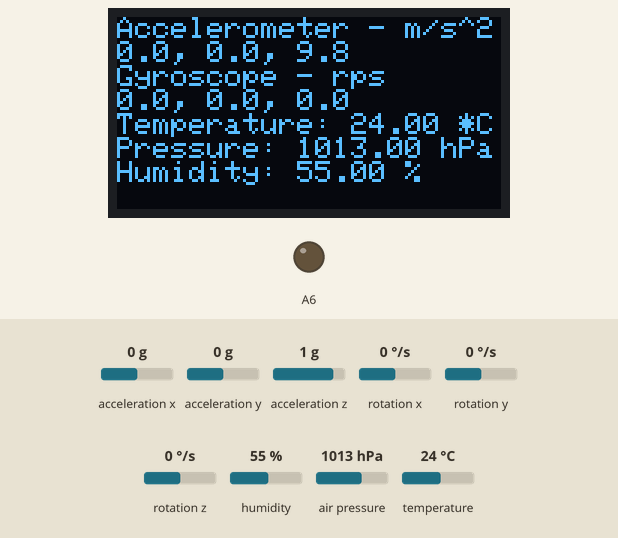
The program below on a simulated Arduino Nano RP2040 Connect. Shown: 128×64 one-colour display, output pins drawn as LEDs (lit = HIGH). The inputs (shaded band) are chosen by the test bench; at power-on: temperature 24 °C, acceleration x 0 g, acceleration y 0 g, acceleration z 1 g, rotation x 0 °/s, rotation y 0 °/s, rotation z 0 °/s, humidity 55 %, air pressure 1013 hPa. The display library's start-up logo is not drawn; what the program prints to the serial monitor is not drawn.

Above: at 1.7 s.
1.8 s: temperature set to 20.6 °C
At 3.1 s:
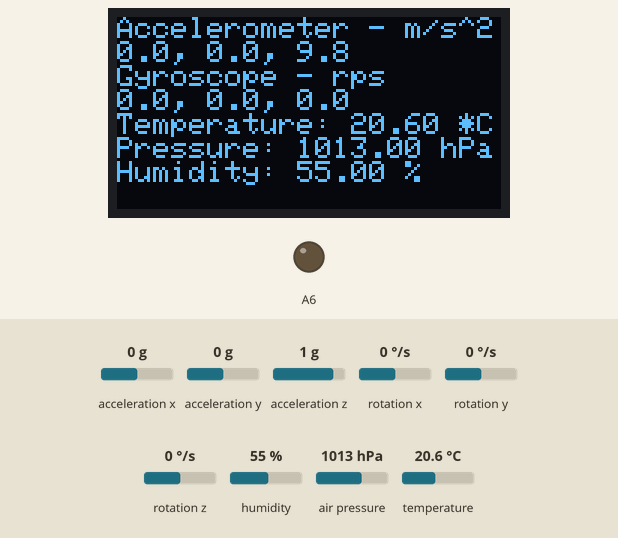
3.4 s: temperature set to 19.5 °C
At 4.2 s:
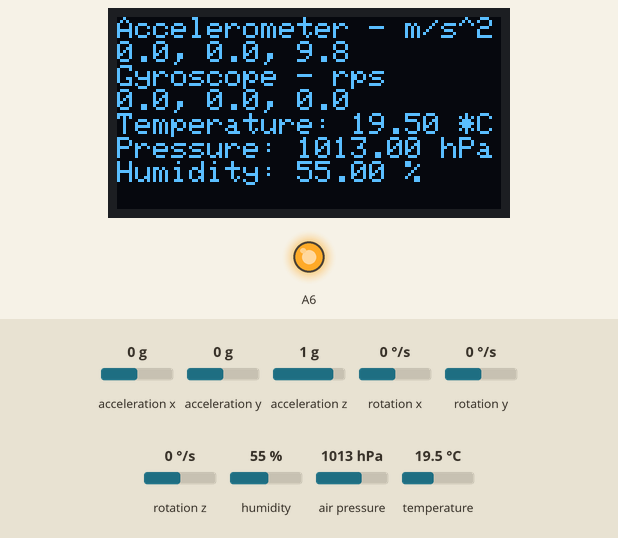
5.0 s: acceleration x set to -0.8 g
At 6.3 s:
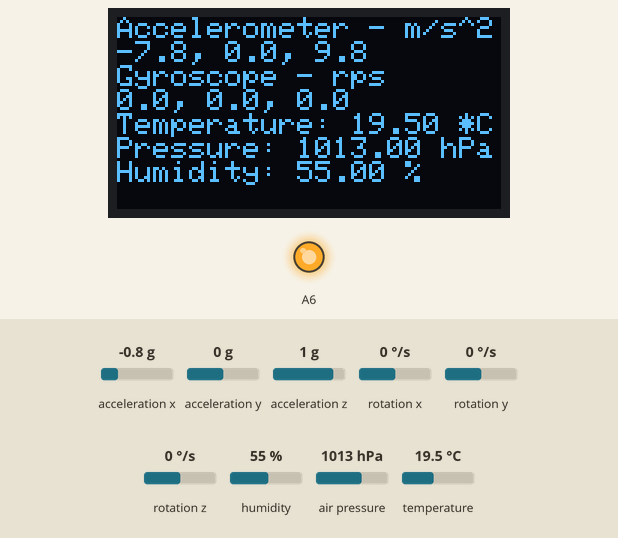
6.6 s: acceleration y set to -1.4 g
At 7.5 s:
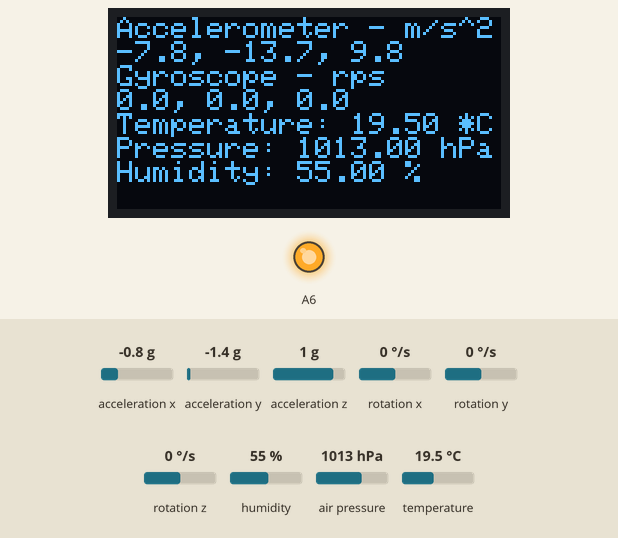
8.2 s: acceleration z set to -1.4 g
At 9.4 s:
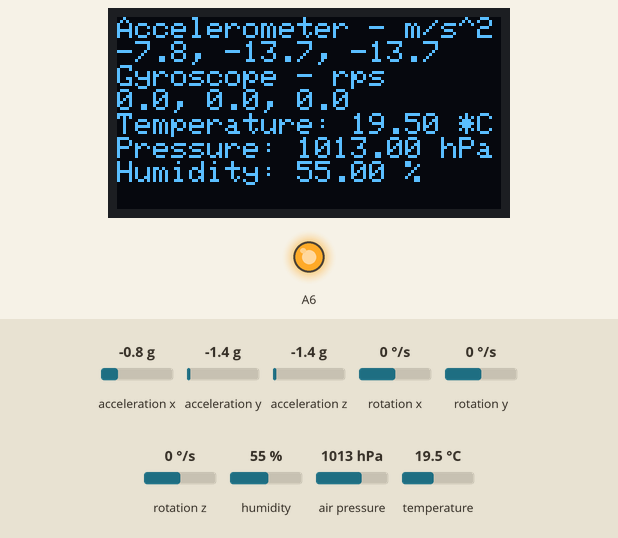
9.7 s: rotation x set to -192 °/s
At 10.6 s:
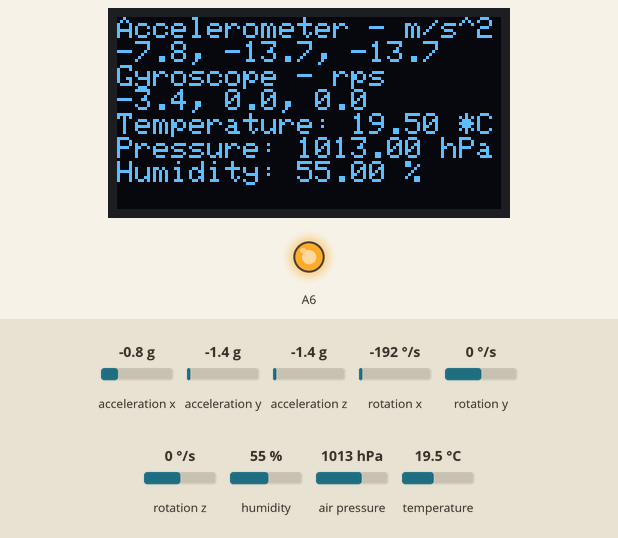
Timing chart, 0 to 12.2 s (numbered marks = the images above; inputs shaded):
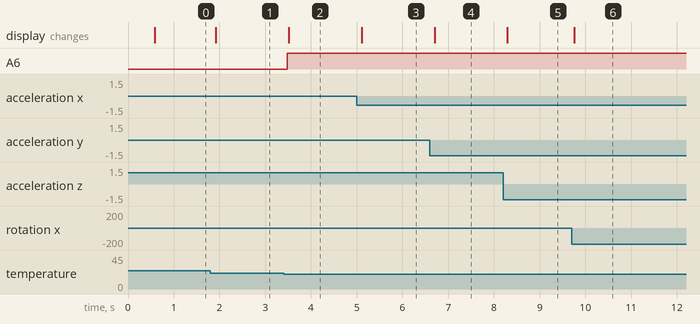

Measured:
- the behaviour switches between 20.1 and 20 °C on temperature (found by bisection; images 1 and 2)
- after the input at 1.8 s, the display: changes after 0.12 s (image 1)
- after the input at 3.4 s, A6: LOW → HIGH after 0.09 s; the display: changes after 0.11 s (image 2)
- after the input at 5.0 s, the display: changes after 0.11 s (image 3)
- after the input at 6.6 s, the display: changes after 0.10 s (image 4)
- after the input at 8.2 s, the display: changes after 0.10 s (image 5)
- after the input at 9.7 s, the display: changes after 0.06 s (image 6)

The program:

main.cpp
```cpp
#include <Adafruit_MPU6050.h>
#include <Adafruit_SSD1306.h>
#include <Adafruit_Sensor.h>
#include <Adafruit_BME280.h>

Adafruit_MPU6050 mpu;
Adafruit_BME280 bme;
Adafruit_SSD1306 display = Adafruit_SSD1306(128, 64, &Wire);


void setup() {
  Serial.begin(115200);
  // while (!Serial);
  Serial.println("MPU6050 OLED demo");

  if (!mpu.begin()) {
    Serial.println("Sensor init failed");
    while (1)
      yield();
  }
  bool status;
  // default settings
  // (you can also pass in a Wire library object like &Wire2)
  status = bme.begin(0x76);
  if (!status) {
    Serial.println("Could not find a valid BME280 sensor, check wiring!");
    while (1);
  }
  Serial.println("Found a MPU-6050 sensor");

  // SSD1306_SWITCHCAPVCC = generate display voltage from 3.3V internally
  if (!display.begin(SSD1306_SWITCHCAPVCC, 0x3C)) { // Address 0x3C for 128x32
    Serial.println(F("SSD1306 allocation failed"));
    for (;;)
      ; // Don't proceed, loop forever
  }
  display.display();
  delay(500); // Pause for 2 seconds
  display.setTextSize(1);
  display.setTextColor(WHITE);
  display.setRotation(0);
  Serial.println("Setup done");

  pinMode(20, OUTPUT);
}

void loop() {
  sensors_event_t a, g, temp;
  mpu.getEvent(&a, &g, &temp);

  display.clearDisplay();
  display.setCursor(0, 0);

  Serial.print("Accelerometer ");
  Serial.print("X: ");
  Serial.print(a.acceleration.x, 1);
  Serial.print(" m/s^2, ");
  Serial.print("Y: ");
  Serial.print(a.acceleration.y, 1);
  Serial.print(" m/s^2, ");
  Serial.print("Z: ");
  Serial.print(a.acceleration.z, 1);
  Serial.println(" m/s^2");

  display.println("Accelerometer - m/s^2");
  display.print(a.acceleration.x, 1);
  display.print(", ");
  display.print(a.acceleration.y, 1);
  display.print(", ");
  display.print(a.acceleration.z, 1);
  display.println("");

  Serial.print("Gyroscope ");
  Serial.print("X: ");
  Serial.print(g.gyro.x, 1);
  Serial.print(" rps, ");
  Serial.print("Y: ");
  Serial.print(g.gyro.y, 1);
  Serial.print(" rps, ");
  Serial.print("Z: ");
  Serial.print(g.gyro.z, 1);
  Serial.println(" rps");

  display.println("Gyroscope - rps");
  display.print(g.gyro.x, 1);
  display.print(", ");
  display.print(g.gyro.y, 1);
  display.print(", ");
  display.print(g.gyro.z, 1);
  display.println("");
  display.print("Temperature: "); display.print(bme.readTemperature()); display.println(" *C");
  display.print("Pressure: "); display.print(bme.readPressure() / 100.0F); display.println(" hPa");
  display.print("Humidity: "); display.print(bme.readHumidity()); display.println(" %");

  float currentTemperature = bme.readTemperature();
  if(currentTemperature <= 20.0 || currentTemperature >= 27.0) {
    digitalWrite(20, HIGH); // If the temperature is below 18°C or above 30°C, turn on the vibration motor
  } else {
    digitalWrite(20, LOW); // Otherwise, turn off the vibration motor
  }

  Serial.println("looped");
  display.display();
  delay(100);
}
```
